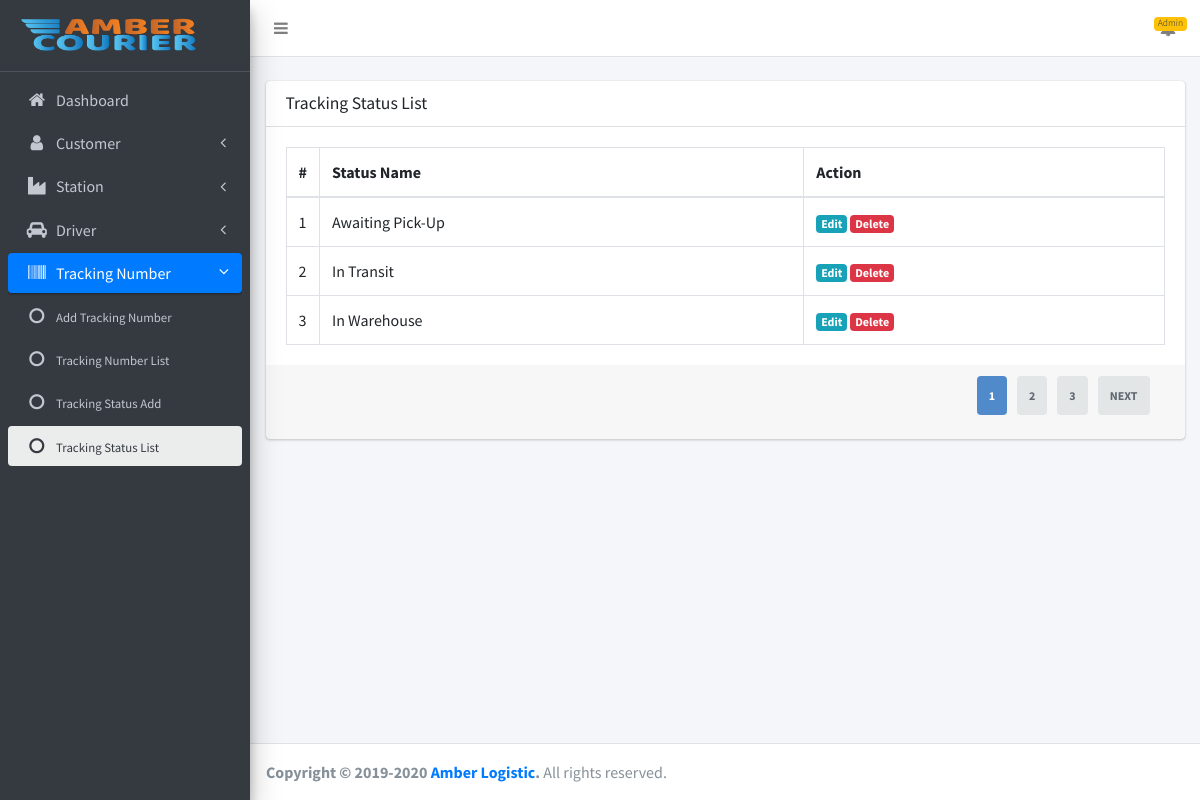
Screenshot of /admin/tracking-numbers/status-view.php (signed in) with the database file from the repository.
### tables this page shows
CREATE TABLE `status` (
  `id` int(11) NOT NULL,
  `name` varchar(255) DEFAULT NULL,
  `others` varchar(255) DEFAULT NULL,
  `created_at` timestamp NULL DEFAULT current_timestamp()
);

### admin/tracking-numbers/status-view.php (the view, shortened to what this page needs)
<?php
include(ROOT_PATH . "includes/db.php");
$total_pages = $con->query('SELECT * FROM status')->num_rows;
$page = isset($_GET['page']) && is_numeric($_GET['page']) ? $_GET['page'] : 1;
$num_results_on_page = PAGINATION;
$calc_page = ($page - 1) * $num_results_on_page;
$query = "SELECT * FROM status ORDER BY id LIMIT $calc_page,$num_results_on_page";
$result = mysqli_query($con, $query);
?>
<!DOCTYPE html>
<html lang="en">
<?php include(ROOT_PATH . "admin/includes/head.php"); ?>
<body class="hold-transition sidebar-mini layout-fixed">
<div class="wrapper">
    <?php
    include(ROOT_PATH . "admin/includes/header.php");
    include(ROOT_PATH . "admin/includes/sidebar.php");
    ?>
    <div class="content-wrapper">
        <br>
        <section class="content">
            <div class="container-fluid">
                <div class="row">
                    <div class="col-md-12">
                        <div class="card">
                            <div class="card-header">
                                <h3 class="card-title">Tracking Status List</h3>
                            </div>
                            <div class="card-body">
                                <table class="table table-bordered">
                                    <thead>
                                    <tr>
                                        <th style="width: 10px" id="id">#</th>
                                        <th id="name">Status Name</th>
                                        <th id="action">Action</th>
                                    </tr>
                                    </thead>
                                    <tbody>
                                    <?php
                                    while ($row = mysqli_fetch_assoc($result)) {
                                        ?>
                                        <tr id="row<?php echo $row['id']; ?>">
                                            <td><?php echo $row['id']; ?></td>
                                            <td><?php echo $row['name']; ?></td>
                                            <td>
                                                <a href="status-edit.php?id=<?php echo $row['id']; ?>"><span
                                                            class="badge bg-info">Edit</span></a>
                                                <a href="#" id="<?php echo $row['id']; ?>"
                                                   onclick="deleteFunction(this.id)"><span class="badge bg-danger">Delete</span></a>
                                            </td>
                                        </tr>
                                    <?php } ?>
                                    </tbody>
                                </table>
                            </div>
                            <div class="card-footer clearfix">
                                <?php if (ceil($total_pages / $num_results_on_page) > 0): ?>
                                    <ul class="pagination  pull-right">
                                        <li class="currentpage"><a
                                                    href="status-view.php?page=<?php echo $page ?>"><?php echo $page ?></a>
                                        </li>
                                        <?php if ($page + 1 < ceil($total_pages / $num_results_on_page) + 1): ?>
                                            <li class="page"><a
                                                    href="status-view.php?page=<?php echo $page + 1 ?>"><?php echo $page + 1 ?></a>
                                            </li><?php endif; ?>
                                        <?php if ($page + 2 < ceil($total_pages / $num_results_on_page) + 1): ?>
                                            <li class="page"><a
                                                    href="status-view.php?page=<?php echo $page + 2 ?>"><?php echo $page + 2 ?></a>
                                            </li><?php endif; ?>
                                        <?php if ($page < ceil($total_pages / $num_results_on_page)): ?>
                                            <li class="next"><a
                                                        href="status-view.php?page=<?php echo $page + 1 ?>">Next</a>
                                            </li>
                                        <?php endif; ?>
                                    </ul>
                                <?php endif; ?>
                            </div>
                        </div>
                    </div>
                </div>
            </div>
        </section>
    </div>
    <?php include(ROOT_PATH . "admin/includes/footer.php"); ?>
</div>
</body>
</html>

### assets/all/css/pagination.css (style rules this page uses)
.pagination { list-style-type: none; padding: 5px 5px; display: inline-flex; justify-content: space-between; box-sizing: border-box; }
.pagination li { box-sizing: border-box; padding-right: 10px; }
.pagination li a { box-sizing: border-box; background-color: #e2e6e6; padding: 12px; text-decoration: none; font-size: 12px; font-weight: bold; color: #616872; border-radius: 4px; }
.pagination .next a, .pagination .prev a { text-transform: uppercase; font-size: 12px; }
.pagination .currentpage a { background-color: #518acb; color: #fff; }

### rows the page displays
status: id "1", name "Awaiting Pick-Up"
status: id "2", name "In Transit"
status: id "3", name "In Warehouse"

### other values shown
Session::get('admin') "Admin"
$page "1"
$page + 1 "2"
$page + 2 "3"
